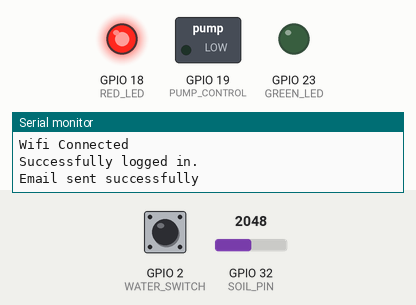
Simulated run of this sketch. Board: ESP32. Parts: switched loads named in the sketch (green lamp = pin HIGH), output pins drawn as LEDs (lit = HIGH), the last lines printed to the serial monitor. The test bench sets the inputs (shaded band); at power-on: GPIO 2 (WATER_SWITCH) HIGH, GPIO 32 (SOIL_PIN) = 2048. WiFi joins after 1.5 s; servers stay silent unless stated.

Above: at 2.7 s.
2.8 s: GPIO 2 (WATER_SWITCH) pulled LOW for 3.2 s
At 4.4 s:
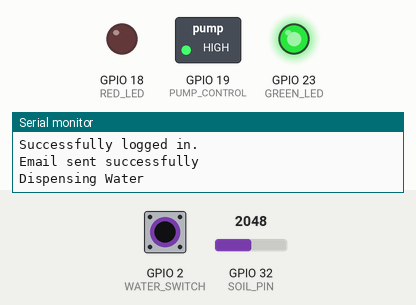
At 5.9 s:
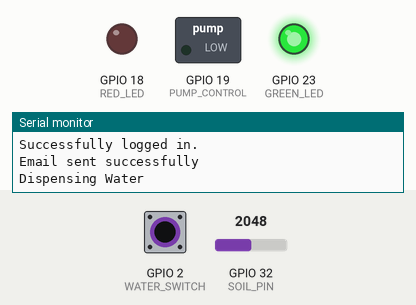
Timing chart, 0 to 7.5 s (numbered marks = the images above; inputs shaded):
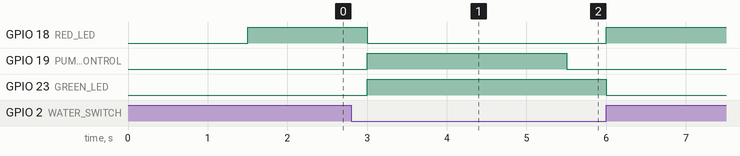

The sketch:

Water_Project.ino
```cpp
#include <WiFi.h>
#include <ESP_Mail_Client.h>

/*
TODO:
Turn on the water pump
Turn on the LED's
Check the humidity of the soil - soil sensor
Check temperature
Check Water level
*/

// Pin define
#define GREEN_LED 23
#define RED_LED 18
#define WATER_SWITCH 2
#define SOIL_PIN 32
#define PUMP_CONTROL 19
#define TEMPERATURE_SENSOR 4


// WiFi credentials
#define WIFI_SSID "Phone" // Name of the wifi
#define WIFI_PASSWORD "Spiderman" // Wifi password

#define SMTP_HOST "smtp.gmail.com"
#define SMTP_PORT 465

// Email credentials
#define AUTHOR_EMAIL "esp32waterthing@gmail.com" // Sender email address
#define AUTHOR_PASSWORD "lbls clbf dlhd gseb" // Sender application password
#define RECIPENT_EMAIL "connorfleming57@gmail.com" // Recipent email, password for gmail account 1password123

// Static variables
static bool waterEmailSent = false;
static bool tempEmailSent = false;


// For the subject and text field of what is sent to the Recipent's email

const char* SUBJECTS[] = {"⚠️⚠️⚠️ERROR⚠️⚠️⚠️", "Warning: Plant temperature out of range", "Warning: Plant temperature out of range", "Warning: Low water level"};

const char* TEXTS[] = {"ERROR occured 🦖, device has shutdown, manual fix required. Watch out for the dinosaur! 🦖",
  "Plant's environment is too hot, this could damage the plant or kill the plant.",
  "Plant's environment is too cold, this could damage the plant or kill the plant.",
  "Device is running out of water, please fill the reserviour. "};

typedef enum {
  ERROR = 0,
  HOT,
  COLD,
  WATER,
} subjects_t;

typedef enum {
    FULL,
    EMPTY
} ReservoirState_t;

// Create an SMTP session
SMTPSession smtp;

// Forward declarations
void wifiStart();
void emailSend(const char*, const char*);   // using const char* to reduce space
void checkWaterLevel();
void ledInit();
void setLeds(ReservoirState_t state);
void waterSwitchInit();
void pumpInit();
void setPump();
void runPumpCheck();
// void checkTemperature();

void setup()
{
  Serial.begin(115200);
  wifiStart(); // call the wifi start function
  Serial.println("Wifi Connected");
  ledInit();
  waterSwitchInit();
  pumpInit();
}

void loop()
{
  checkWaterLevel();
  runPumpCheck();
  // checkTemperature();
  delay(500); // Delay 500 ms
}


void wifiStart()
{
  WiFi.begin(WIFI_SSID, WIFI_PASSWORD);   // Begin connecting to the wifi

  while (WiFi.status() != WL_CONNECTED) {    // Checking when the wifi is connected, keep retrying for 10s
    delay(500);
  }
}

void emailSend(const char* subject, const char* textMesssage)
{
  // Send email after connecting to WiFi
  MailClient.networkReconnect(true);
  smtp.debug(1);      // enable debugging if sending fails

  Session_Config config;  // Configure the sending criteria
  config.server.host_name = SMTP_HOST;
  config.server.port = SMTP_PORT;
  config.login.email = AUTHOR_EMAIL;
  config.login.password = AUTHOR_PASSWORD;
  config.login.user_domain = "";

  config.time.ntp_server = "0.nz.pool.ntp.org"; // In theory shouldn't need NTP time as no scheduling should occur

  SMTP_Message message;   // Configure the message that is going to be sent

  message.sender.name = "ESP32";
  message.sender.email = AUTHOR_EMAIL;
  message.subject = subject;
  message.addRecipient("User", RECIPENT_EMAIL);

  message.text.content = textMesssage;
  message.text.charSet = "UTF-8";
  message.text.transfer_encoding = Content_Transfer_Encoding::enc_8bit;     // 8 bit encoding

  message.priority = esp_mail_smtp_priority::esp_mail_smtp_priority_low;    // Set the priority to low as its not super important how long it takes to be recieved
  message.response.notify = esp_mail_smtp_notify_success | esp_mail_smtp_notify_failure | esp_mail_smtp_notify_delay;


  /* Connect to the server */
  if (!smtp.connect(&config)){
    ESP_MAIL_PRINTF("Connection error, Status Code: %d, Error Code: %d, Reason: %s", smtp.statusCode(), smtp.errorCode(), smtp.errorReason().c_str());
    return;
  }

  if (!smtp.isLoggedIn()){
    Serial.println("\nNot yet logged in.");
  }
  else{
    if (smtp.isAuthenticated())
      Serial.println("\nSuccessfully logged in.");
    else
      Serial.println("\nConnected with no Auth.");
  }

  /* Start sending Email and close the session */
  if (!MailClient.sendMail(&smtp, &message))
    ESP_MAIL_PRINTF("Error, Status Code: %d, Error Code: %d, Reason: %s", smtp.statusCode(), smtp.errorCode(), smtp.errorReason().c_str());
  Serial.println("Email sent successfully");
}

void ledInit()
{ //Initialises the LEDS
    pinMode(GREEN_LED, OUTPUT);
    digitalWrite(GREEN_LED, LOW);
    pinMode(RED_LED, OUTPUT);
    digitalWrite(RED_LED, LOW);
}

void setLeds(ReservoirState_t state)
{
  if (state == FULL) {
    digitalWrite(GREEN_LED, HIGH);
    digitalWrite(RED_LED, LOW);
  } else {
    digitalWrite(RED_LED, HIGH);
    digitalWrite(GREEN_LED, LOW);
  }
}

void waterSwitchInit()
{
  pinMode(WATER_SWITCH, INPUT_PULLUP);
}

void checkWaterLevel()
{
  if (digitalRead(WATER_SWITCH)) {
    setPump(false);
    setLeds(EMPTY);
    if (!waterEmailSent) {
      emailSend(SUBJECTS[WATER], TEXTS[WATER]);
    }

    waterEmailSent = true;
  } else {
    setLeds(FULL);
    waterEmailSent = false;
  }
}

float checkMoisture()

{
  float maxVal = 3100;
  float moistureAdc = analogRead(SOIL_PIN);
  float humidity = (moistureAdc / maxVal); // humidity as a percent
  return humidity;
}

void pumpInit()
{
  pinMode(PUMP_CONTROL, OUTPUT);
  digitalWrite(PUMP_CONTROL, LOW);
}

void setPump(bool turnOn)
{
  if (turnOn) {
    digitalWrite(PUMP_CONTROL, HIGH);
  } else {
    digitalWrite(PUMP_CONTROL, LOW);
  }
}

void runPumpCheck()
{
  float humidity = checkMoisture();
  if (!waterEmailSent && humidity <=0.7) {
    unsigned long startTime = millis();
    Serial.println("Dispensing Water");
    while (millis()-startTime < 2500 && !waterEmailSent) {
      setPump(true);
      checkWaterLevel();
    }
    setPump(false);
  }
}
/*
void checkTemperature()
{
  float temp = getTemperature();
  if (temp > 40) {
    //emailsend(SUBJECTS[1], TEXTS[1]);
    continue;
  } else if {
    //emailsend(SUBJECTS[2], TEXTS[2]);
    continue;
  }
}


float getTemperature()
{
  float temperature = analogRead(TEMPERATURE_SENSOR) * 500 / 1023;
  return temperature;
}
*/
```

Measured:
- after the input at 2.8 s, GPIO 18 (RED_LED): HIGH → LOW after 0.20 s, → HIGH 3.0 s later; GPIO 19 (PUMP_CONTROL): LOW → HIGH after 0.20 s, → LOW 2.5 s later; GPIO 23 (GREEN_LED): LOW → HIGH after 0.20 s, → LOW 3.0 s later
